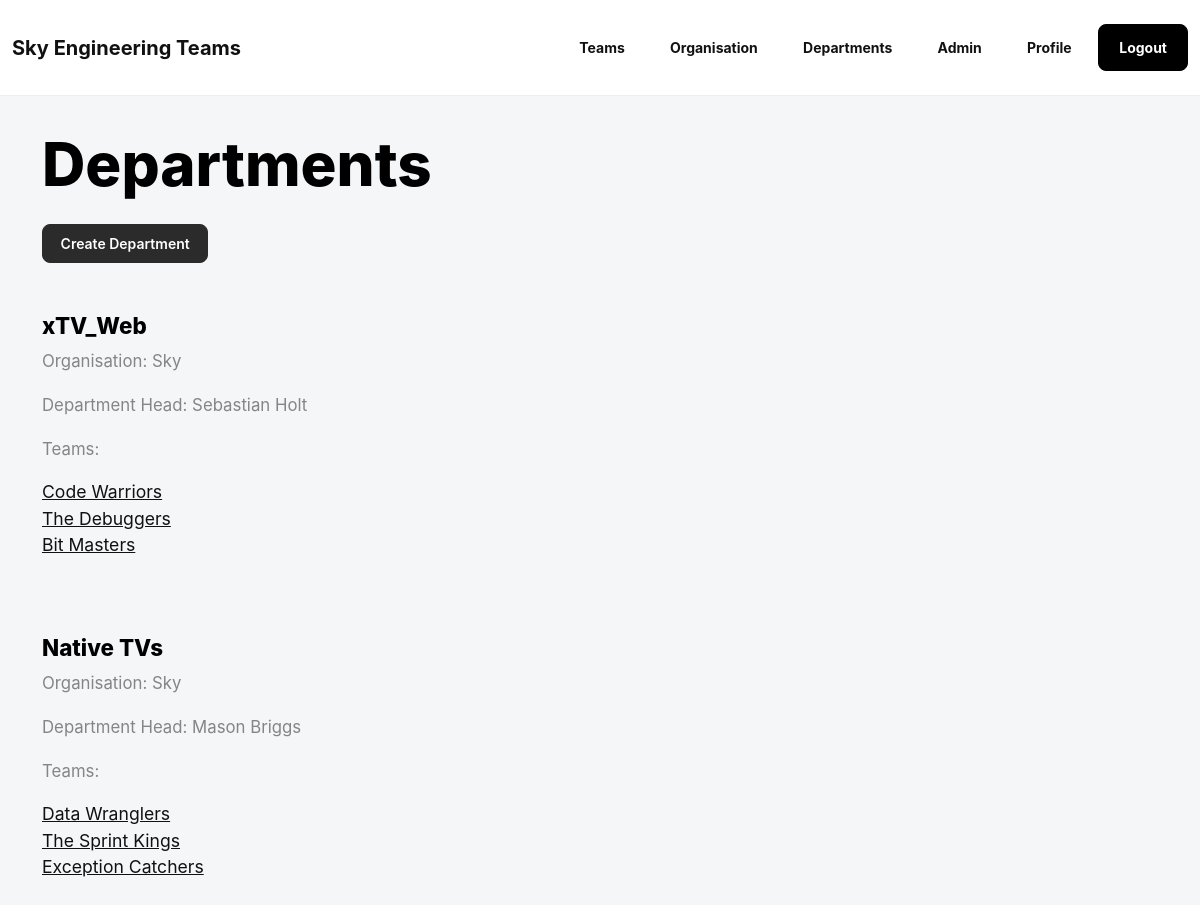
The app's page /departments/ (signed in) with its own data.
### core/models.py (models this page shows, shortened)
class Department(models.Model):
    department_name = models.CharField(max_length=255, unique=True)
    department_head = models.ForeignKey(
        Employee,
        on_delete=models.SET_NULL,
        null=True,
        blank=True,
        related_name="headed_departments",
    )
    organisation = models.ForeignKey(
        Organisation,
        on_delete=models.CASCADE,
        related_name="departments",
        null=True
    )

class Organisation(models.Model):
    organisation_name = models.CharField(max_length=255, unique=True, null=True)
    description = models.CharField(max_length=255, null=True, blank=True)

class Employee(models.Model):
    user = models.OneToOneField(
        settings.AUTH_USER_MODEL,
        on_delete=models.SET_NULL,
        null=True,
        blank=True,
        related_name="employee_profile",
    )
    full_name = models.CharField(max_length=255)
    employee_email = models.CharField(max_length=255, unique=True, null=True, blank=True)

class Team(models.Model):
    team_leader = models.ForeignKey(
        Employee,
        on_delete=models.SET_NULL,
        null=True,
        blank=True,
        related_name="led_teams",
    )
    team_name = models.CharField(max_length=255, unique=True)
    created_at = models.DateTimeField(default=timezone.now)
    disbanded_at = models.DateTimeField(null=True, blank=True)
    status = models.CharField(
        max_length=20,
        default="Active",
        choices=[
            ("Active", "Active"),
            ("Paused", "Paused"),
            ("Disbanded", "Disbanded"),
        ],
    )
    department = models.ForeignKey(
        Department,
        on_delete=models.CASCADE,
        related_name="teams",
    )
    team_description = models.CharField(max_length=255, null=True, blank=True)
    team_mission = models.CharField(max_length=255, null=True, blank=True)
    responsibilities = models.CharField(max_length=255, null=True, blank=True)
    members = models.ManyToManyField(
        Employee,
        through="TeamEmployee",
        related_name="teams",
        blank=True,
    )
    skills = models.ManyToManyField(
        Skill,
        through="TeamSkill",
        related_name="teams",
        blank=True,
    )

### core/views.py (the view)
# urls.py: path('departments/', views.departments, name='departments'),
@login_required
def departments(request):
    departments = Department.objects.select_related(
        'organisation',
        'department_head',
    ).prefetch_related('teams').all()
    return render(request, 'core/departments.html', {'departments': departments})

### core/templates/core/departments.html
{% extends 'base.html' %}
{% block content %}
<h1>Departments</h1>
<a href="{% url 'core:create_department' %}" class="btn btn-outline-light">Create Department</a>
<br>
<br>
{% for department in departments %}
    <div>
        <h3>{{ department.department_name }}</h3>
        {% if department.organisation %}
            <p>Organisation: {{ department.organisation.organisation_name }}</p>
        {% endif %}
        <p>
            Department Head:
            {% if department.department_head %}
                {{ department.department_head.full_name }}
            {% else %}
                Not assigned
            {% endif %}
        </p>
        {% if department.teams.all %}
            <p>Teams:</p>
            {% for team in department.teams.all %}
                <a href="{% url 'core:team_detail' team.id %}">{{ team.team_name }}</a><br>
            {% endfor %}
        {% endif %}
        <br>
        <br>
    </div>
{% empty %}
    <p>No departments found.</p>
{% endfor %}
{% endblock %}

### static/site.css (style rules this page uses)
body { background: #f5f6f8; color: #111111; font-family: Inter, "Segoe UI", Roboto, "Helvetica Neue", Arial, sans-serif; }
button, input, label, li, p, select, textarea, a { font-family: inherit; }
a { color: #111111; }
h1 { color: #000000; font-size: clamp(2.5rem, 5vw, 4.25rem); font-weight: 800; margin-bottom: 1.5rem; }
h2, h3 { color: #000000; font-weight: 800; }
h3 { font-size: 1.4rem; margin-top: 1.5rem; }
p, li { color: #858585; font-size: 1.05rem; line-height: 1.65; }
.btn, button { border-radius: 8px; font-weight: 600; }
.btn-outline-light, button[type="submit"] { color: #ffffff; background: #2b2b2b; border-color: #2b2b2b; }

### records on screen
Department: department_name "xTV_Web", organisation.organisation_name "Sky", department_head.full_name "Sebastian Holt"
Team: team_name "Code Warriors"
Team: team_name "The Debuggers"
Team: team_name "Bit Masters"
Department: department_name "Native TVs", organisation.organisation_name "Sky", department_head.full_name "Mason Briggs"
Team: team_name "Data Wranglers"
Team: team_name "The Sprint Kings"
Team: team_name "Exception Catchers"
